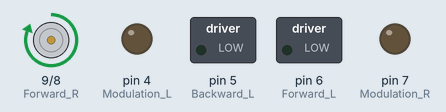
This sketch was run on a simulated Arduino Uno, built with avr-gcc and run on an emulated ATmega328P. On the bench: motor-driver pin pairs drawn as motors (green arrow = first pin HIGH = forward, orange = second pin HIGH = backward, longer = more drive), switched loads named in the sketch (green lamp = pin HIGH), output pins drawn as LEDs (lit = HIGH).

Above: at 0.5 s.
Timing chart, 0 to 4.6 s (numbered marks = the images above):
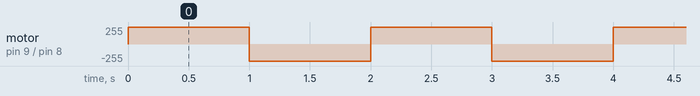

Measured:
- by itself, motor on pin 9 (Forward_R) / pin 8 (Backward_R): alternates forward 255/255 for 1.0 s and backward 255/255 for 1.0 s

The sketch:

Motor1.ino
```cpp
void setup() {
  // put your setup code here, to run once:
 pinMode(9,OUTPUT);//Forward R
 pinMode(8,OUTPUT);//Backward R
 pinMode(7,OUTPUT);// Modulation R
 pinMode(6,OUTPUT);//Forward L
 pinMode(5,OUTPUT);//Backward L
 pinMode(4,OUTPUT);// Modulation L
}

void loop() {
  // put your main code here, to run repeatedly:
  digitalWrite(9,HIGH);
  digitalWrite(8,LOW);
  digitalWrite(7,00);
  delay(1000);
  // R Forward
  digitalWrite(9,LOW);
  digitalWrite(8,HIGH);
  digitalWrite(7,00);
  delay(1000);
  // R Backward
}
```
